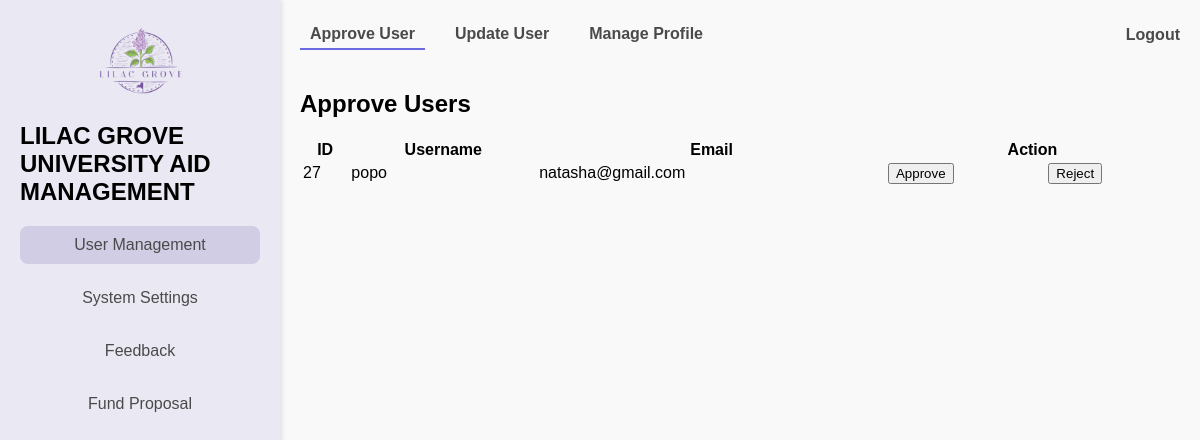
The page /profile/ (signed in) on the database as committed earlier.
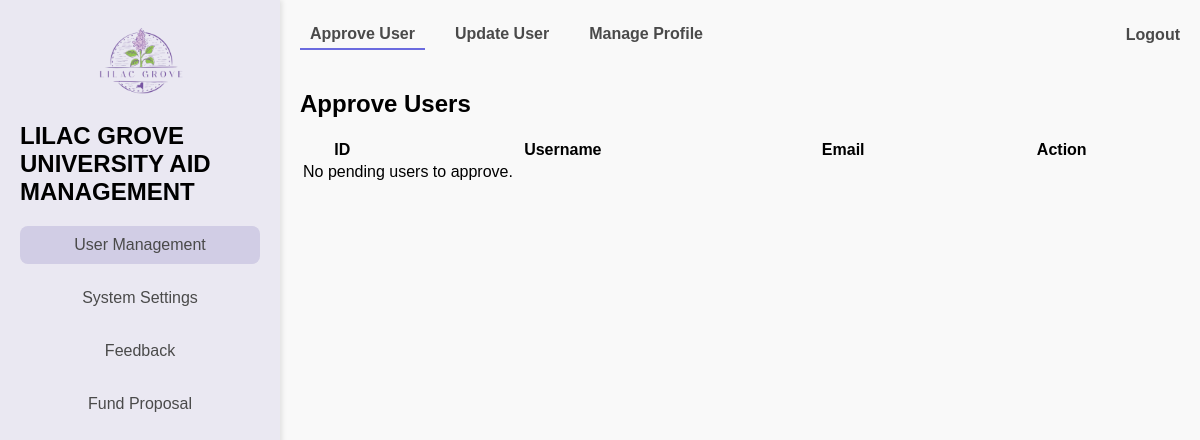
The same page on the database as committed later.
### users/models.py (models this page shows, shortened)
class Account(AbstractUser):
    ROLE_LIST = [
        ('student', 'Student'),
        ('officer', 'Aid Officer'),
        ('funder', 'Funder'),
        ('administrator', 'Administrator'),
    ]
    role = models.CharField(max_length=13, choices=ROLE_LIST)
    study_program = models.CharField(max_length=100, blank=True, null=True)  # only for Students
    years_of_study = models.IntegerField(blank=True, null=True)
    gpa = models.FloatField(blank=True, null=True)
    organization_name = models.CharField(max_length=255, blank=True, null=True)
    is_approved = models.BooleanField(default=False)
    phone_number = models.CharField(max_length=15, blank=True, null=True)
    created_at = models.DateTimeField(default=now)
    updated_at = models.DateTimeField(auto_now=True)
    class Meta:
        db_table = 'users_masterlist'

### users/views.py (the view)
# urls.py: path('profile/', views.dashboard, name = 'dashboard'),
@login_required
def dashboard(request):
    role_dashboard_map = {
        'administrator': admin_dashboard,
        'student': student_dashboard,
        'officer': officer_dashboard,
        'funder': funder_dashboard,
    }
    user_role = request.user.role
    if user_role in role_dashboard_map:
        return role_dashboard_map[user_role](request)
    else:
        messages.error(request, "Your role is not recognized. Please contact support.")
        return redirect('home')  # Redirect to a safe fallback page

### users/views.py (called while the page is built)
def role_required(role_name):
    def decorator(view_func):
        def wrapper(request, *args, **kwargs):
            if request.user.role != role_name:
                raise PermissionDenied("You do not have permission to access this page.")
            return view_func(request, *args, **kwargs)
        return wrapper
    return decorator

### users/templates/dashboards/admin_dashboard.html (shortened to what this page needs)
{% extends "dashboards/dashboard.html" %}
{% load static %}
{% block menu %}
    <a href="{% url 'dashboard' %}?tab=pending_users" class="menu-item {% if active_menu == 'user_management' %}active{% endif %}">
        User Management
    </a>
    <a href="{% url 'dashboard' %}?tab=config_parameters" class="menu-item {% if active_menu == 'system_settings' %}active{% endif %}">
        System Settings
    </a>
    <a href="{% url 'dashboard' %}?tab=feedback_management" class="menu-item {% if active_menu == 'feedback' %}active{% endif %}">
        Feedback
    </a>
    <a href="{% url 'dashboard' %}?tab=approve_requests" class="menu-item {% if active_menu == 'fund_proposal' %}active{% endif %}">
        Fund Proposal
    </a>
{% endblock menu %}
{% block dashboard %}
    {% if active_tab == 'pending_users' %}
        <h2>Approve Users</h2>
        <table>
            <thead>
                <tr>
                    <th>ID</th>
                    <th>Username</th>
                    <th>Email</th>
                    <th colspan='2'>Action</th>
                </tr>
            </thead>
            <tbody>
                {% for user in pending_users %}
                <tr>
                    <td>{{ user.id }}</td>
                    <td>{{ user.username }}</td>
                    <td>{{ user.email }}</td>
                    <td>
                        <form action="{% url 'approve_user' user.id %}" method="post" style="display: inline;">
                            <button type="submit" class="btn btn-success">Approve</button>
                        </form>
                    </td>
                    <td>
                        <form action="{% url 'reject_user' user.id %}" method="post" style="display: inline;" onsubmit="return confirm('Are you sure you want to reject this user?');">
                            <button type="submit" class="btn btn-danger">Reject</button>
                        </form>
                    </td>
                </tr>
                {% empty %}
                <tr>
                    <td colspan="5">No pending users to approve.</td>
                </tr>
                {% endfor %}
            </tbody>
        </table>
    {% elif active_tab == 'feedback_management' %}
        {% include "feedbacks/feedback.html" with feedback_list=feedback_list %}
    {% elif active_tab == 'notification' %}
        {% include "notifications/list.html" %}
    {% elif active_tab == 'config_parameters' %}
        {% include "systemlogs/system_log.html" %}
    {% endif %}
    {% include 'others/profilemodal.html' %}
{% endblock dashboard %}

Rows that differ between the two databases and show on the page:
no longer on this page (row edited): Account: id "27", username "popo", email "natasha@gmail.com"
Other text that changed with them:
text now shown: "No pending users to approve."
